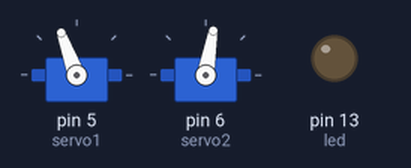
The sketch below on a simulated Arduino Uno, built with avr-gcc and run on an emulated ATmega328P. On the bench: 2 × servo, output pins drawn as LEDs (lit = HIGH). Random numbers use the default seed unless the sketch sets one.

Above: at 0.6 s.
At 7.6 s:
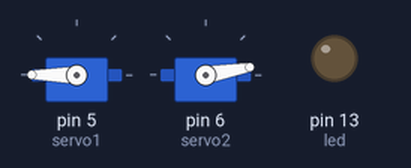
At 22.1 s:
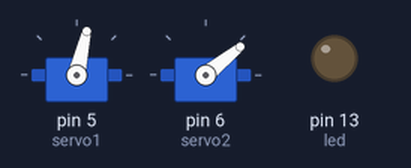
At 36.1 s:
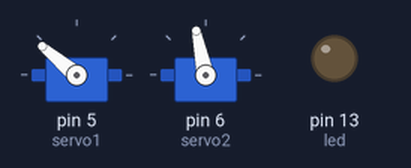
Timing chart, 0 to 40.0 s (numbered marks = the images above):
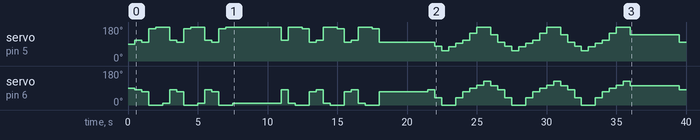

Measured:
- by itself, servo on pin 5 (servo1): 90° → 110° at 0.50 s, → 100° 0.50 s later, → 170° 0.50 s later, → 180° 0.50 s later, … (51 changes in this stretch)

The sketch:

GaitTest.ino
```cpp
#include <Servo.h>

/* Pin Definitions */
#define SERVOTYPE 0 //red=0, ross=1

#if SERVOTYPE==0 //RED
  #define servo1 5//5 red//10 ross
  #define servo2 6//6 red//11 ross
#else            //ROSS
  #define servo1 10//5 red//10 ross
  #define servo2 11//6 red//11 ross
#endif

#define led 13
uint16_t const randAmp = 100;//units of milliseconds

/* Instance Data & Declarations */
Servo S1;
Servo S2;
const int SERVONUM = 3;
uint16_t const del = 500;
uint16_t const endDel = 500;
static int p1 = 1500; static int p2 = 1500;
uint8_t minn = 0; uint8_t maxx = 180; uint8_t midd = 90;
void activateSmarticle();
void deactivateSmarticle();
void zShape();
void entangle();
void straighten();
void performFunc(int type);
void leftSquareGait();
void rightSquareGait();
void leftDiamond();
void rightDiamond();
void positiveSquare();
void negativeSquare();
void zShape();
void uShape();
void nShape();

void NegativeCW();
void NegativeCCW();

void PositiveCW();
void PositiveCCW();

void setup() {
  S1.attach(servo1,600,2400);
  S2.attach(servo2,600,2400);
  pinMode(led,OUTPUT);
  deactivateSmarticle();
}

void loop()
{
  NegativeCW();
  NegativeCW();
  NegativeCW();

  delay(3000);

  NegativeCCW();
  NegativeCCW();
  NegativeCCW();

  delay(3000);

  PositiveCW();
  PositiveCW();
  PositiveCW();

  delay(3000);
  PositiveCCW();
  PositiveCCW();
  PositiveCCW();

  //activateSmarticle();
//  deactivateSmarticle();
  delay(3000);
  straighten();
  delay(3000);
}


void deactivateSmarticle() {
  S1.writeMicroseconds(p1=1500);
  S2.writeMicroseconds(p2=1500);
  //S1.writeMicroseconds(p1=minn * 10 + 600);
  //S2.writeMicroseconds(p2=maxx * 10 + 600);
  delay(del);
}

void uShape() {
  S1.writeMicroseconds(1500 - 900);
  S2.writeMicroseconds(1500 + 900);
  delay(del);
}
void nShape() {
  S1.writeMicroseconds(1500 + 900);
  S2.writeMicroseconds(1500 - 900);
}
void zShape() {
  S1.writeMicroseconds(1500 + 900);
  S2.writeMicroseconds(1500 + 900);
}

void leftSquareGait() { //coord space right
  S1.writeMicroseconds(p1=maxx * 10 + 600);
  S2.writeMicroseconds(p2=minn * 10 + 600);
  delay(del);
  S1.writeMicroseconds(p1=minn * 10 + 600);
  S2.writeMicroseconds(p2=minn * 10 + 600);
  delay(del);
  S1.writeMicroseconds(p1=minn * 10 + 600);
  S2.writeMicroseconds(p2=maxx * 10 + 600);
  delay(del);
  S1.writeMicroseconds(p1=maxx * 10 + 600);
  S2.writeMicroseconds(p2=maxx * 10 + 600);
  delay(endDel);
}
void rightSquareGait() { //coord space left
  S1.writeMicroseconds(p1=maxx * 10 + 600);
  S2.writeMicroseconds(p2=minn * 10 + 600);
  delay(del);
  S1.writeMicroseconds(p1=maxx * 10 + 600);
  S2.writeMicroseconds(p2=maxx * 10 + 600);
  delay(del);
  S1.writeMicroseconds(p1=minn * 10 + 600);
  S2.writeMicroseconds(p2=maxx * 10 + 600);
  delay(del);
  S1.writeMicroseconds(p1=minn * 10 + 600);
  S2.writeMicroseconds(p2=minn * 10 + 600);
    delay(endDel);
}
void rightDiamond() { //coord space left
    S1.writeMicroseconds(maxx * 10 + 600);
    S2.writeMicroseconds((midd) * 10 + 600);
    delay(del);
    S1.writeMicroseconds(midd * 10 + 600);
    S2.writeMicroseconds((maxx) * 10 + 600);
    delay(del);
    S1.writeMicroseconds(minn * 10 + 600);
    S2.writeMicroseconds((midd) * 10 + 600);
    delay(del);
    S1.writeMicroseconds(midd * 10 + 600);
    S2.writeMicroseconds((minn) * 10 + 600);
    delay(endDel);
}
void leftDiamond() {//coord space right
    S1.writeMicroseconds(maxx * 10 + 600);
    S2.writeMicroseconds((180-midd) * 10 + 600);
    delay(del);
    S1.writeMicroseconds(midd * 10 + 600);
    S2.writeMicroseconds((180-maxx) * 10 + 600);
    delay(del);
    S1.writeMicroseconds(minn * 10 + 600);
    S2.writeMicroseconds((180-midd) * 10 + 600);
    delay(del);
    S1.writeMicroseconds(midd * 10 + 600);
    S2.writeMicroseconds((180-minn) * 10 + 600);
    delay(endDel);
}
void positiveSquare() {
  S1.writeMicroseconds(p1=midd * 10 + 600);
  S2.writeMicroseconds(p2=midd * 10 + 600);
  delay(del);
  S1.writeMicroseconds(p1=minn * 10 + 600);
  S2.writeMicroseconds(p2=midd * 10 + 600);
  delay(del);
  S1.writeMicroseconds(p1=minn * 10 + 600);
  S2.writeMicroseconds(p2=maxx * 10 + 600);
  delay(del);
  S1.writeMicroseconds(p1=midd * 10 + 600);
  S2.writeMicroseconds(p2=maxx * 10 + 600);
  delay(300);
  delay(random(100));
}
void negativeSquare() {
  S1.writeMicroseconds(p1=maxx * 10 + 600);
  S2.writeMicroseconds(p2=midd * 10 + 600);
  delay(del);
  S1.writeMicroseconds(p1=maxx * 10 + 600);
  S2.writeMicroseconds(p2=minn * 10 + 600);
  delay(del);
  S1.writeMicroseconds(p1=midd * 10 + 600);
  S2.writeMicroseconds(p2=minn * 10 + 600);
  delay(del);
  S1.writeMicroseconds(p1=midd * 10 + 600);
  S2.writeMicroseconds(p2=midd * 10 + 600);
  delay(300);
  delay(random(100));
}
void straighten() {
  S1.writeMicroseconds(p1=1500);
  S2.writeMicroseconds(p2=1500);
  delay(del);
}
void NegativeCW() //red area forward movement
{

//  int A1[] = {110,100,136,170,180,180,145};
//  int A2[] = {80,70,36,0,0,10,45};
  int A1[] = {110,100,170,180,180};
  int A2[] = {80,70,0,0,10};

  for (int i = 0; i < (sizeof(A1)/sizeof(int)); i++)
  {
    S1.writeMicroseconds(p1 = A1[i] * 10 + 600);
    S2.writeMicroseconds(p1 = A2[i] * 10 + 600);
    delay(del);
  }
}

void NegativeCCW()//red area backwards movement
{
//  int A1[] = {110,145,180,180,170,136,100};
//  int A2[] = {80,45,10,0,0,36,70};
  int A1[] = {110,180,180,170,100};
  int A2[] = {80,10,0,0,70};

  for (int i = 0; i < (sizeof(A1)/sizeof(int)); i++)
  {
    S1.writeMicroseconds(p1 = A1[i] * 10 + 600);
    S2.writeMicroseconds(p1 = A2[i] * 10 + 600);
    delay(del);
  }
}

void PositiveCW()//blue area backwards movement
{
  int A1[] = {100,77,55,75,94,110,147,180,180,140};
  int A2[] = {80,39,0,0,38,70,89,105,125,102};

  for (int i = 0; i < (sizeof(A1)/sizeof(int)); i++)
  {
    S1.writeMicroseconds(p1 = A1[i] * 10 + 600);
    S2.writeMicroseconds(p1 = A2[i] * 10 + 600);
    delay(del);
  }
}
void PositiveCCW()//blue area forwards movement
{
  int A1[] = {100,140,180,180,147,110,94,75,55,77};
  int A2[] = {80,102,125,105,89,70,38,0,0,39};

  for (int i = 0; i < (sizeof(A1)/sizeof(int)); i++)
  {
    S1.writeMicroseconds(p1 = A1[i] * 10 + 600);
    S2.writeMicroseconds(p1 = A2[i] * 10 + 600);
    delay(del);
  }
}
```
